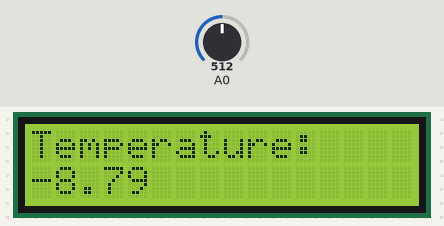
The program below on a simulated Arduino Uno, built with avr-gcc and run on an emulated ATmega328P. On the bench: 16×2 character LCD. The test bench sets the inputs (shaded band); at power-on: A0 = 512. What the program prints to the serial monitor is not drawn.

Above: at 1.2 s.
1.3 s: A0 set to 716
At 2.5 s:
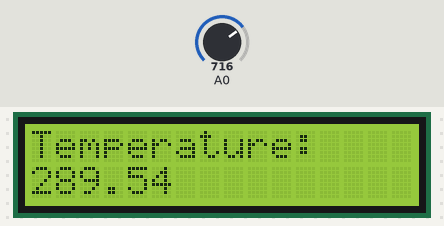
2.8 s: A0 set to 900
At 3.9 s:
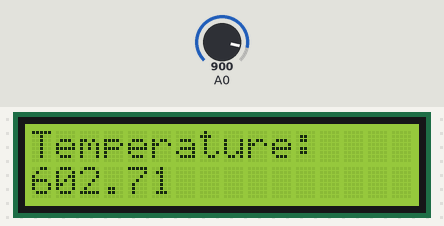
4.3 s: A0 set to 1023
At 5.0 s:
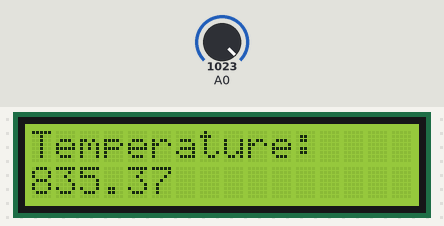
Timing chart, 0 to 7.3 s (numbered marks = the images above; inputs shaded):
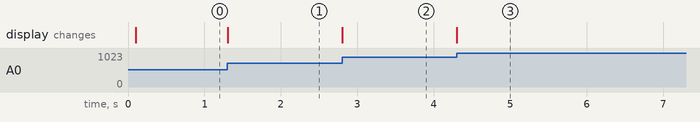

Measured:
- after the input at 1.3 s, the display: changes at once (image 1)
- after the input at 2.8 s, the display: changes at once (image 2)
- after the input at 4.3 s, the display: changes at once (image 3)

The program:

main.cpp
```cpp
#include <Arduino.h>
#include <LiquidCrystal.h>
LiquidCrystal lcd(2, 3, 8, 9, 10, 11);

int lastUpdate = 0;

void setup() {
  lcd.begin(16, 2);
  lcd.print("Temperature:");
  Serial.begin(9600);
  // analogReference(INTERNAL);
}

void loop() {
  int time = millis();
  int sensorValue = analogRead(A0);
double V = (5.0*sensorValue/1023.0);
double temp=(65.976142 + 10.543790 * ((V - 2.768667) / 0.073200) + 10.482903 * ((V*V - 7.670873) / 0.405495));
  if ((time  - lastUpdate) >= 100)
  {
    lcd.setCursor(0, 1);
    //lcd.print("Temperature:");
    lcd.print(temp);
   // lcd.setCursor(0,1);
   // lcd.print(V);
    Serial.print(temp);
    Serial.print(",");
    Serial.println(V);
    lastUpdate = time;
  }
}
```

mian.cpp
```cpp

```
